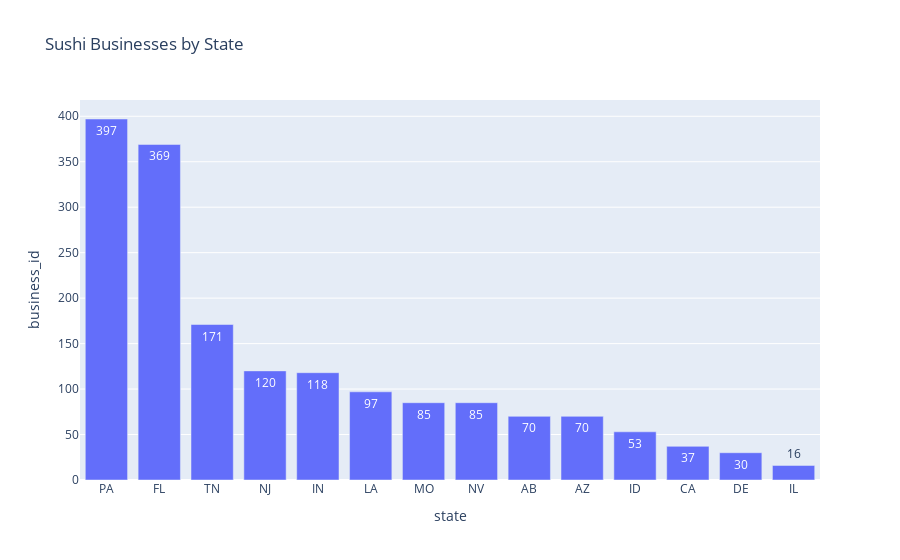

Notebook cell for this chart:
### Code cell
# Plot the states for sushi locations
fig = px.bar(sushi_states_counts, x='state', y='business_id', text_auto=True, title = 'Sushi Businesses by State')
fig.show()

### Figure 1 — Plotly figure (JSON) as saved in the notebook; plotly's stock layout.template omitted (floating-point values rounded to 4 significant figures)
{"data": [{"alignmentgroup": "True", "hovertemplate": "state=%{x}<br>business_id=%{y}<extra></extra>", "legendgroup": "", "marker": {"color": "#636efa", "pattern": {"shape": ""}}, "name": "", "offsetgroup": "", "orientation": "v", "showlegend": false, "textposition": "auto", "texttemplate": "%{y}", "type": "bar", "x": ["PA", "FL", "TN", "NJ", "IN", "LA", "MO", "NV", "AB", "AZ", "ID", "CA", "DE", "IL"], "xaxis": "x", "y": [397, 369, 171, 120, 118, 97, 85, 85, 70, 70, 53, 37, 30, 16], "yaxis": "y"}], "layout": {"autosize": true, "barmode": "relative", "legend": {"tracegroupgap": 0}, "title": {"text": "Sushi Businesses by State"}, "xaxis": {"anchor": "y", "autorange": true, "domain": [0, 1], "range": [-0.5, 13.5], "title": {"text": "state"}, "type": "category"}, "yaxis": {"anchor": "x", "autorange": true, "domain": [0, 1], "range": [0, 417.9], "title": {"text": "business_id"}, "type": "linear"}}}
